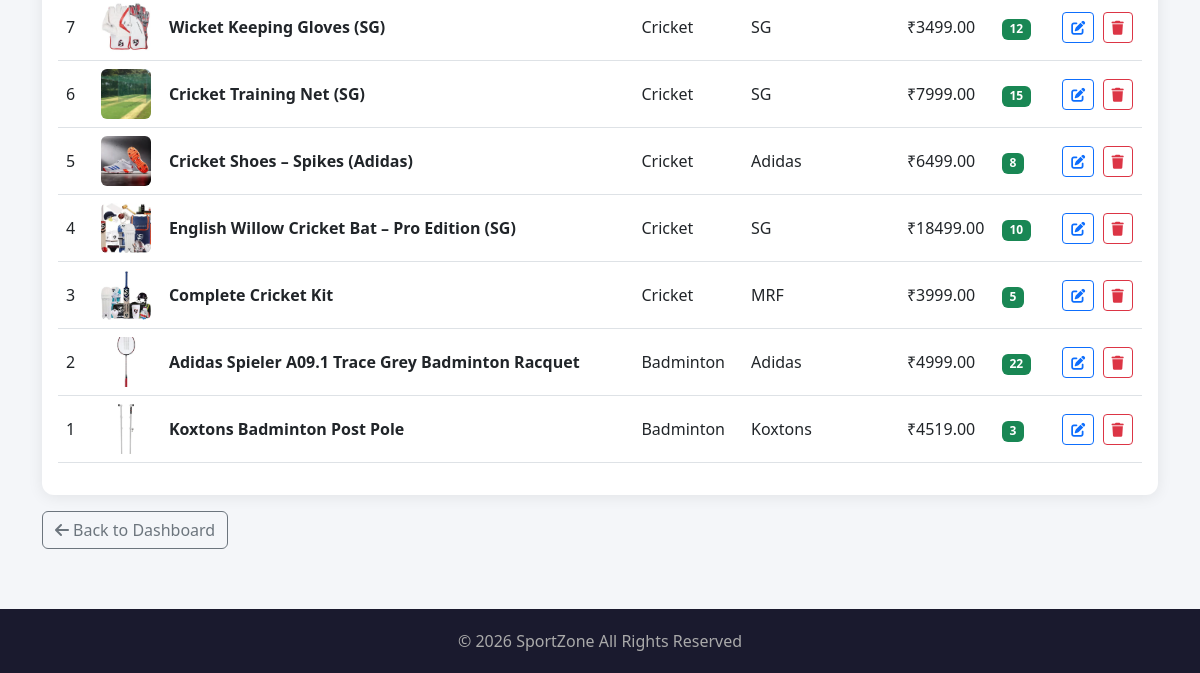
/dashboard/products/ (signed in, lower part), run on an earlier commit of the app's database.
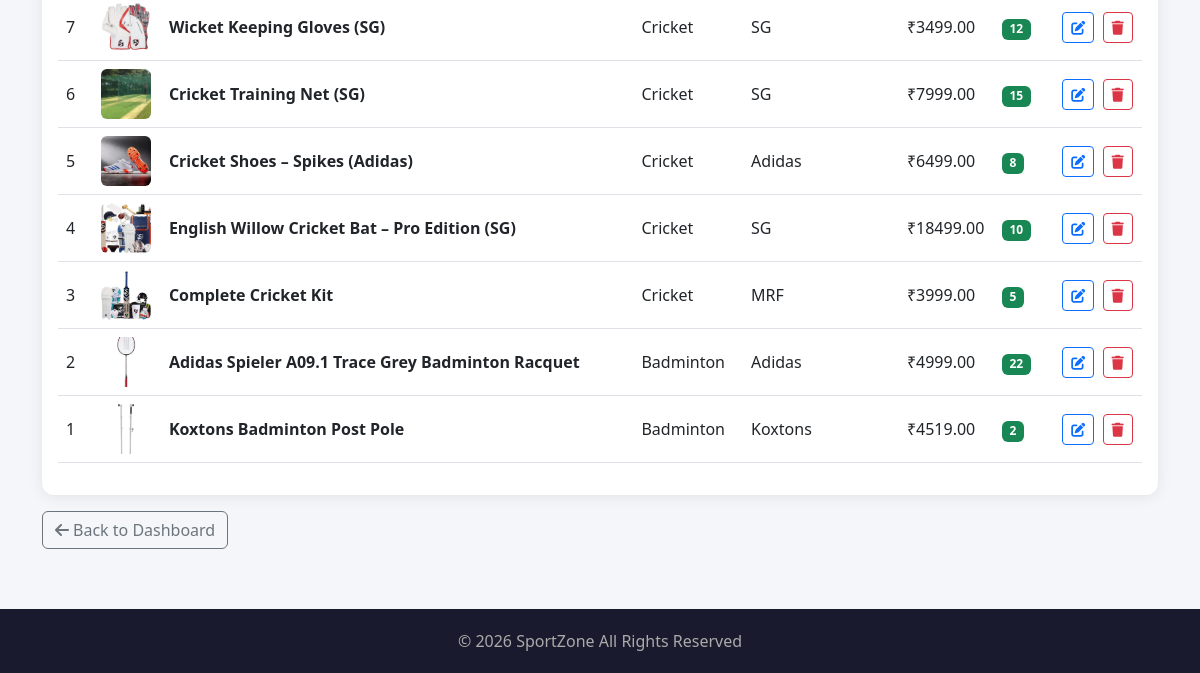
And on a later commit of the database.
### store/models.py (models this page shows, shortened)
class Product(models.Model):
    product_name   = models.CharField(max_length=150)
    category       = models.ForeignKey(Category, on_delete=models.SET_NULL, null=True)
    brand          = models.ForeignKey(Brand, on_delete=models.SET_NULL, null=True)
    price          = models.DecimalField(max_digits=8, decimal_places=2)
    stock_quantity = models.IntegerField(default=0)
    description    = models.TextField(blank=True, null=True)
    product_image  = models.ImageField(upload_to='products/', blank=True, null=True)
    added_by       = models.ForeignKey(User, on_delete=models.SET_NULL, null=True)
    created_at     = models.DateTimeField(auto_now_add=True)

class Category(models.Model):
    category_name = models.CharField(max_length=100)
    description   = models.TextField(blank=True, null=True)
    class Meta:
        verbose_name_plural = "Categories"
    def __str__(self):
        return self.category_name

class Brand(models.Model):
    brand_name  = models.CharField(max_length=100)
    description = models.TextField(blank=True, null=True)
    def __str__(self):
        return self.brand_name

### store/views.py (the view)
# urls.py: path('dashboard/products/',              views.admin_products_view,      name='admin_products'),
@login_required
def admin_products_view(request):
    if not (request.user.role == 'admin' or request.user.is_superuser):
        return redirect('home')
    products = Product.objects.all().order_by('-created_at')
    return render(request, 'store/admin_products.html', {'products': products})

### store/templates/store/admin_products.html (shortened to what this page needs)
{% extends 'store/base.html' %}
{% block content %}
<div class="card p-3">
    <table class="table table-hover align-middle">
        <tbody>
            {% for p in products %}
            <tr>
                <td>{{ p.id }}</td>
                <td>
                    {% if p.product_image %}
                        <img src="{{ p.product_image.url }}" width="50" height="50"
                             style="object-fit:cover; border-radius:6px;">
                    {% else %}
                        <i class="fas fa-image text-muted fa-2x"></i>
                    {% endif %}
                </td>
                <td class="fw-semibold">{{ p.product_name }}</td>
                <td>{{ p.category }}</td>
                <td>{{ p.brand }}</td>
                <td>₹{{ p.price }}</td>
                <td>
                    {% if p.stock_quantity > 0 %}
                        <span class="badge bg-success">{{ p.stock_quantity }}</span>
                    {% else %}
                        <span class="badge bg-danger">Out of Stock</span>
                    {% endif %}
                </td>
                <td>
                    <a href="{% url 'admin_edit_product' p.pk %}"
                       class="btn btn-sm btn-outline-primary me-1">
                        <i class="fas fa-edit"></i>
                    </a>
                    <a href="{% url 'admin_delete_product' p.pk %}"
                       class="btn btn-sm btn-outline-danger"
                       onclick="return confirm('Delete this product?')">
                        <i class="fas fa-trash"></i>
                    </a>
                </td>
            </tr>
            {% empty %}
            <tr><td colspan="8" class="text-center text-muted">No products found.</td></tr>
            {% endfor %}
        </tbody>
    </table>
</div>
<a href="{% url 'admin_dashboard' %}" class="btn btn-outline-secondary mt-3">
    <i class="fas fa-arrow-left me-1"></i>Back to Dashboard
</a>
{% endblock %}

What changed in the data, as far as the page shows it:
changed Product "Koxtons Badminton Post Pole": stock_quantity "3" → "2"
